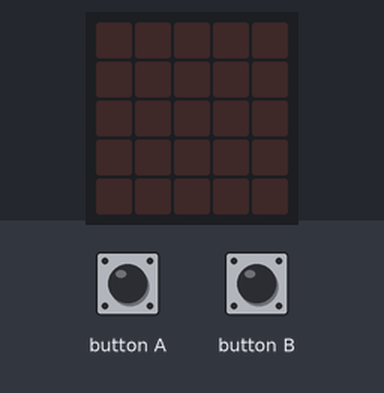
This program was run on a simulated BBC micro:bit (MakeCode). On the bench: the board's 5×5 LED display. Inputs (shaded band) come from the test bench.

Above: at 1.2 s.
1.3 s: button B pressed for 0.15 s
At 1.9 s:
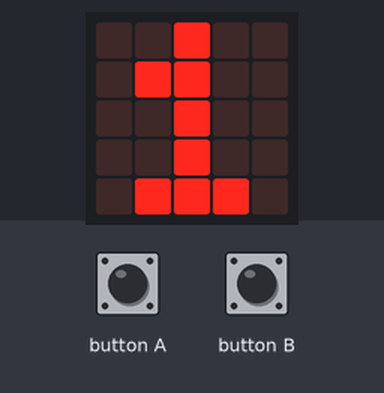
2.9 s: button B pressed for 0.15 s
At 4.3 s:
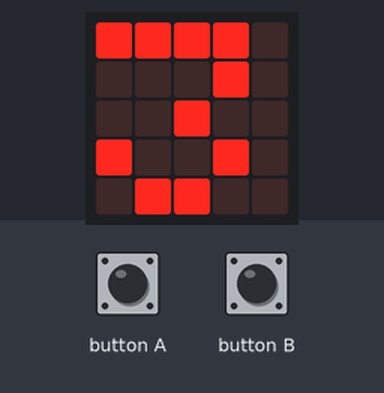
Timing chart, 0 to 5.9 s (numbered marks = the images above; inputs shaded):
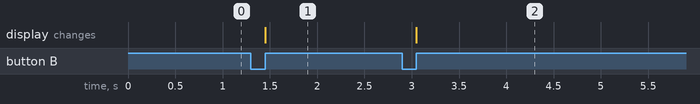

Measured:
- after the input at 1.3 s, the display: changes after 0.15 s (image 1)
- after the input at 2.9 s, the display: changes after 0.15 s (image 2)

The program:

main.ts
```typescript
let start = 0
input.onButtonPressed(Button.A, function on_button_pressed_a() {

    start = input.runningTime()
})
start = 0
input.onButtonPressed(Button.B, function on_button_pressed_b() {
    let elapesed = input.runningTime() - start
    basic.showNumber(Math.idiv(elapesed, 1000))
})
```

test.ts
```typescript
// les tests vont ici; ceci n'est pas compilé lorsque cet ensemble est utilisé en tant qu'extension.
```
